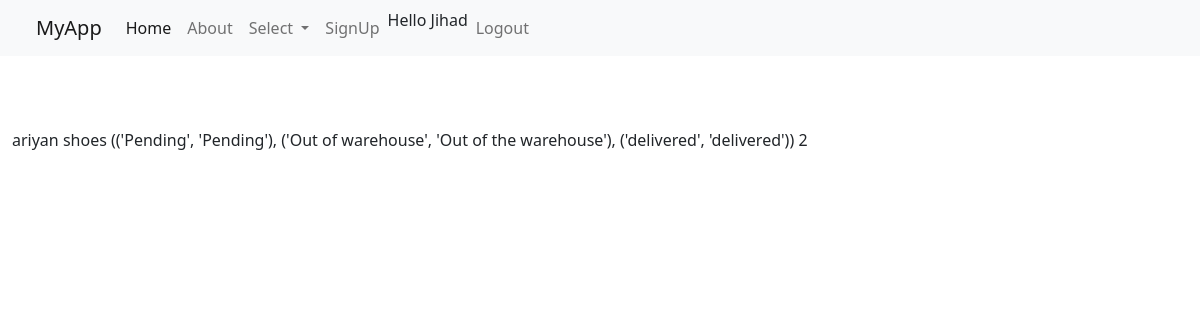
/order_details/9 (signed in), run on the app's committed database.
### shop/models.py (models this page shows, shortened)
class Order(models.Model):
    delivery_status=(
        ('Pending','Pending'),
        ('Out of warehouse','Out of the warehouse'),
        ('delivered', 'delivered'),
    )
    customer_id= models.ForeignKey(Customer, null=True, blank=True , related_name='Customer', on_delete=models.SET_NULL)
    product_id = models.ForeignKey(Product , null=True, blank=True, related_name='product',on_delete=models.SET_NULL)
    quantity = models.CharField(max_length=20, null = True, blank=True)
    delivery= models.CharField(max_length=50,null=True,blank=True,choices=delivery_status)

class Customer(models.Model):
    name= models.CharField(max_length=100,null=True,blank=True)
    email= models.EmailField(max_length=50,null=True, blank=True)
    phone=models.CharField(max_length=30,null=True,blank=True)
    adress=models.TextField(max_length=100,null=True,blank=True)
    def __str__(self) :
        return self.name

class Product(models.Model):
    product_name=models.CharField(max_length=100,null=True,blank=True)
    product_price=models.DecimalField(max_digits=10,decimal_places=2,null=True,blank=True)
    category_id= models.ForeignKey(Category,null=True, blank=True,related_name='category' ,on_delete=models.SET_NULL)
    product_quantity=models.CharField(max_length=20,null=True,blank=True)
    def __str__(self) :
        return self.product_name

### shop/views.py (the view)
# urls.py: path("order_details/<str:pk>", views.show_order, name='order_details'),
def show_order(request, pk):
    order_details = Order.objects.get(id=pk)
    context = {
        'order': order_details,
    }
    return render(request, 'order_details.html', context=context)

### template/order_details.html
{% extends "master.html" %}
{% block content %}
    {{ order.customer_id }}
    {{order.product_id}}
    {{order.delivery_status}}
    {{order.quantity}}
{% endblock %}

### template/master.html (shortened to what this page needs)
<!doctype html>
<html lang="en">
  <head>
    <link href="https://cdn.jsdelivr.net/npm/bootstrap@5.1.3/dist/css/bootstrap.min.css" rel="stylesheet">
  </head>
  <body>
    <div class="container-fluid w-80">
        <div class="row">
            <nav class="navbar navbar-expand-lg navbar-light bg-light">
                <div class="container-fluid">
                  <a class="navbar-brand" href="#">MyApp</a>
                  <div class="collapse navbar-collapse" id="navbarSupportedContent">
                    <ul class="navbar-nav me-auto mb-2 mb-lg-0">
                      <li class="nav-item">
                        <a class="nav-link active" aria-current="page" href="{% url 'index'%}">Home</a>
                      </li>
                      <li class="nav-item">
                        <a class="nav-link" href="{% url 'about'%}">About</a>
                      </li>
                      <li class="nav-item dropdown">
                        <a class="nav-link dropdown-toggle" href="#" id="navbarDropdown" role="button" data-bs-toggle="dropdown" aria-expanded="false">
                          Select
                        </a>
                      </li>
                      <li class="nav-item">
                        <a class="nav-link" href="{%url 'sign_in'%}">SignUp</a>
                      </li>
                      <li><span class="nav-item">Hello {{request.user}}</span></li>
                      <li class="nav-item">
                          <a class="nav-link" href="{% url 'logout'%}">Logout</a>
                      </li>
                    </ul>
                  </div>
                </div>
              </nav>
        </div>
        <br><br><br>
        {% block content %}
        {%endblock%}
    </div>
  </body>
</html>

### data on the page
Order: customer_id "ariyan", product_id "shoes", delivery_status "(('Pending', 'Pending'), ('Out of warehouse', 'Out of the warehouse'), ('delivered', 'delivered'))", quantity "2"

### other printed values
{{ request.user }} "Jihad"
